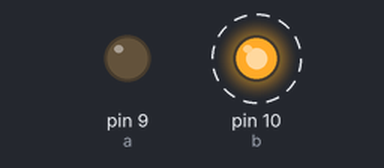
Recording of a sketch running on a simulated Arduino Uno, built with avr-gcc and run on an emulated ATmega328P. Parts: output pins drawn as LEDs (lit = HIGH). Dashed ring = blinking.

Above: at 0.5 s.
Timing chart, 0 to 3.0 s (numbered marks = the images above):
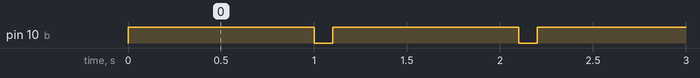

Measured:
- by itself, pin 10 (b): alternates HIGH for 1.0 s and LOW for 0.10 s

The sketch:

waterpumptest.ino
```cpp
int a=9,b=10;
void setup() {
  // put your setup code here, to run once:
pinMode(a,OUTPUT);
pinMode(b,OUTPUT);
}

void loop() {
  // put your main code here, to run repeatedly:
digitalWrite(a,0);
digitalWrite(b,1);
delay(1000);
digitalWrite(a,0);
digitalWrite(b,0);
delay(100);
}
```
